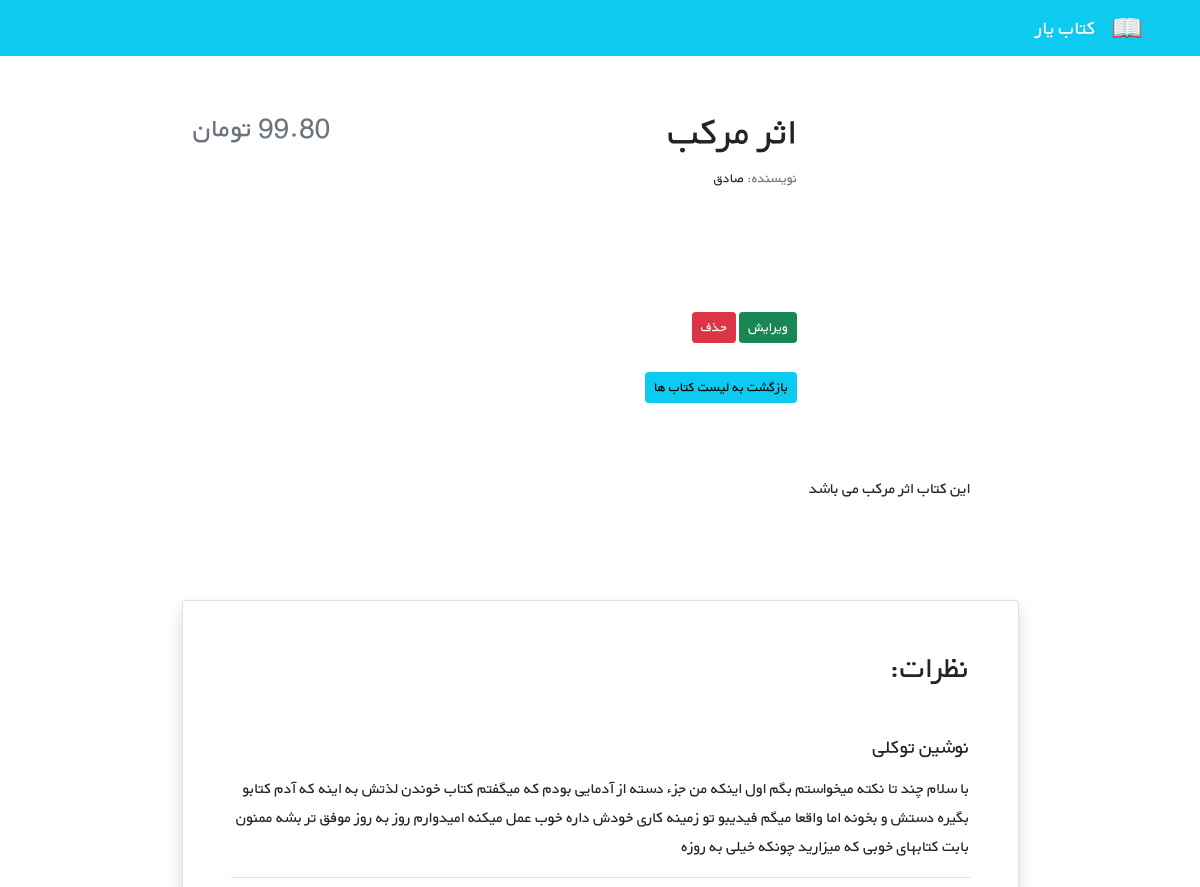
Page /books/2/ (upper part) on the earlier database version.
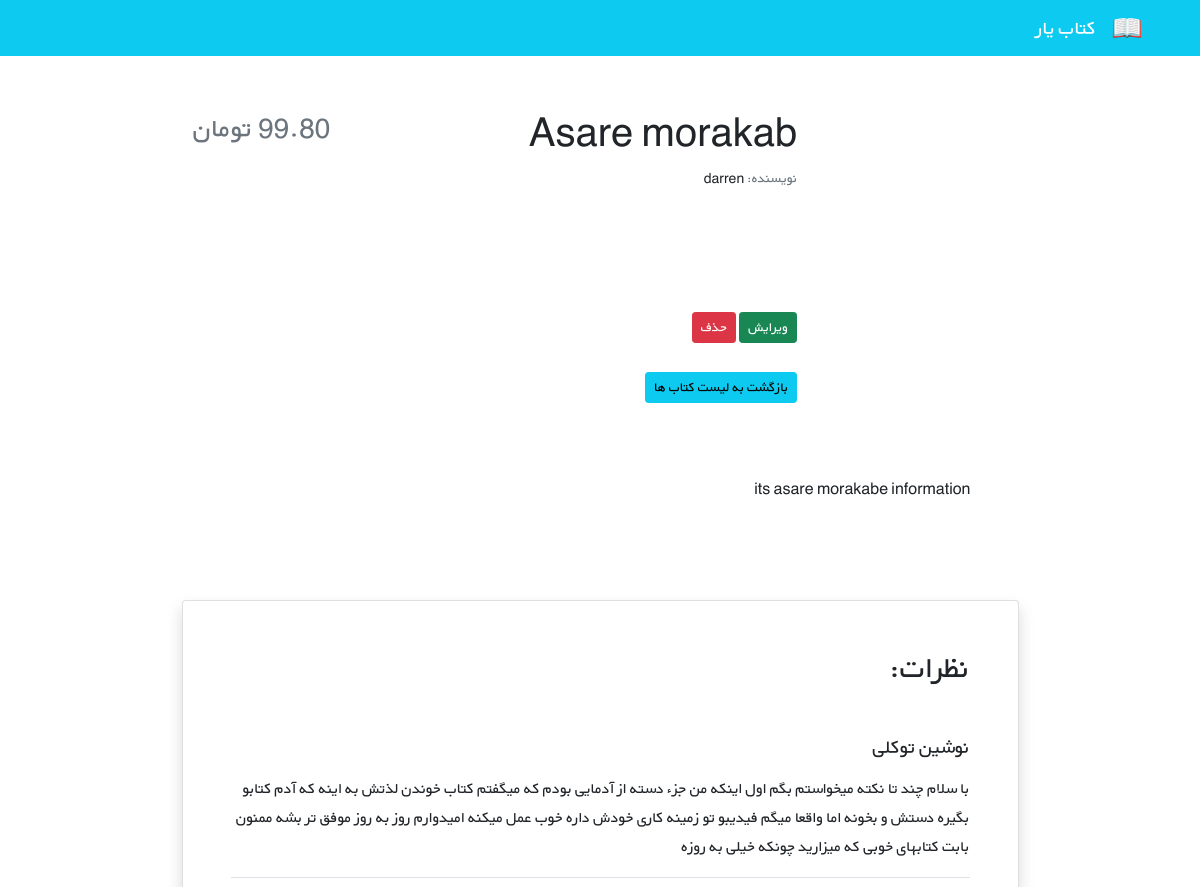
Same page on the later database version.
### books/models.py (models this page shows, shortened)
class Book (models.Model):
    title = models.CharField(max_length=200)
    description = models.TextField()
    author = models.CharField(max_length=200)
    price = models.DecimalField(max_digits=5, decimal_places=2, )
    date_time_create = models.DateTimeField(auto_now_add=True)
    date_time_modify = models.DateTimeField(auto_now=True)
    cover = models.ImageField(upload_to='covers/', blank=True)

### books/views.py (the view)
# urls.py: path('<int:pk>/', views.BookDetailView.as_view(), name='book_detail', ),
class BookDetailView(generic.DetailView):
    model = Book
    template_name = 'book/book_detail.html'

### books/templates/book/book_detail.html (shortened to what this page needs)
{% extends '_base.html' %}
{% block content %}
    <div class="container mt-5" dir="rtl">
        <div class="">
            <div class="">
                <div class="d-flex justify-content-center">
                    <div class="row w-sm-75 w-100">
                        <div class="col-xs-12 col-md-3 d-flex justify-content-center">
                        </div>
                        <div class="col-xs-12 col-md-6 text-center text-md-end mt-md-1 mt-4">
                            <h1>{{ book.title|capfirst }}</h1>
                            <h5 class="small my-1"><span class="text-muted">نویسنده: </span>{{ book.author }}</h5>
                            <br>
                            <br><br><br>
                            <a href="{% url 'book_update' book.id %} " class="btn btn-sm btn-success">ویرایش</a>
                            <a href="{% url 'book_delete' book.id %} " class="btn btn-sm btn-danger">حذف</a> <br><br>
                            <a href="{% url 'book_list' %} " class="btn btn-sm btn-info">بازگشت به لیست کتاب ها</a>
                        </div>
                        <div class="col-xs-12 col-md-3 d-flex flex-column">
                            <h3 class="align-self-center pt-2 text-muted align-self-md-end">
                                {{book.price}} تومان
                            </h3>
                        </div>
                    </div>
                </div>
                <div class="d-flex justify-content-center">
                    <div class="my-3 p-5 w-sm-75 w-100">
                        <p class="mt-2">{{ book.description |linebreaksbr }}</p>
                    </div>
                </div>
            <div class="d-flex justify-content-center">
                <div class="card shadow my-3 p-5 w-sm-75 w-100">
                    <h2 class="mb-5">نظرات:</h2>
                    <div class="border-bottom mb-3">
                        <h5 class="mb-3">نوشین توکلی</h5>
                        <p>با سلام چند تا نکته میخواستم بگم اول اینکه من جزء دسته از آدمایی بودم که میگفتم کتاب خوندن
                            لذتش
                            به اینه که آدم کتابو بگیره دستش و بخونه اما واقعا میگم فیدیبو تو زمینه کاری خودش داره خوب
                            عمل
                            میکنه امیدوارم روز به روز موفق تر بشه ممنون بابت کتابهای خوبی که میزارید چونکه خیلی به
                            روزه</p>
                    </div>
                </div>
            </div>
        </div>
    </div>
{% endblock %}

Differences in the rows shown:
changed Book: title "اثر مرکب" → "Asare morakab"; author "صادق" → "darren"; description "این کتاب اثر مرکب می باشد" → "its asare morakabe information"
